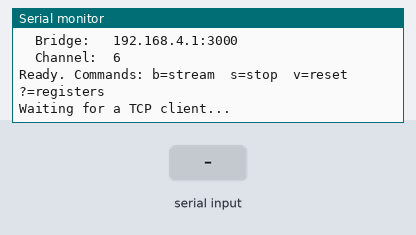
The sketch below on a simulated Seeed XIAO ESP32-C3. On the bench: the last lines printed to the serial monitor. The test bench sets the inputs (shaded band). WiFi joins after 1.5 s; servers stay silent unless stated.

Above: at 1.5 s.
1.6 s: "1" received over the second serial link
At 3.0 s:
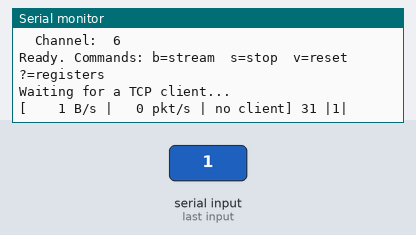
3.5 s: "0" received over the second serial link
At 4.6 s:
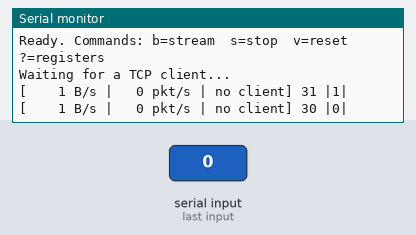

Measured:
- after the input at 1.6 s, the serial monitor: prints a new line after 0.40 s (image 1)
- after the input at 3.5 s, the serial monitor: prints a new line after 0.50 s (image 2)

The sketch:

CytonWiFiBridge.ino
```cpp
/* ===========================================================================
 * CytonWiFiBridge
 *
 * Seeed XIAO ESP32C3 acting as the wireless link for an OpenBCI Cyton whose
 * RFD22301 radio (BLE1) was never populated.
 *
 *      Cyton  <--UART 115200-->  XIAO ESP32C3  <--WiFi TCP-->  PC
 *
 * ---------------------------------------------------------------------------
 * WIRING - 3.3V both sides, no level shifting required
 * ---------------------------------------------------------------------------
 *   Cyton D11  (J4 pin 4)   ->  XIAO D1 / GPIO3     Cyton transmits
 *   Cyton D12  (J3 pin 2)   <-  XIAO D2 / GPIO4     Cyton receives
 *   Cyton AGND (J3 pin 4)   <-> XIAO GND            required
 *
 * A USB-TTL adapter may share D11 (its RX only) as an independent monitor.
 * Two receivers on one transmit line is fine. Never put two transmitters on
 * D12 - only the XIAO drives that pin.
 *
 * ---------------------------------------------------------------------------
 * WHY D11/D12 AND NOT THE "RFTX"/"RFRX" PADS
 * ---------------------------------------------------------------------------
 * The pads silkscreened RFTX / RFRX / RFRESET are a breakout for the RFduino
 * module's OWN serial port (module GPIO0/GPIO1), provided so you can flash the
 * radio. They never connect to the PIC32. With BLE1 unpopulated they are dead
 * traces, and a UART attached to them decodes ambient noise into ~225 junk
 * bytes/sec.
 *
 * The PIC's Serial0 reaches only BLE1 pins 3/4, which are unreachable module
 * pads. But firmware built with board.beginDebug() mirrors every outgoing byte
 * to Serial1 as well - including the streaming EEG data - and processes
 * incoming commands from Serial1. Serial1 is D11/D12, on the accessible J3/J4
 * headers. So the debug port is a fully bidirectional substitute.
 *
 * REQUIRES Cyton firmware built with board.beginDebug() (not board.begin()).
 *
 * ---------------------------------------------------------------------------
 * ARDUINO IDE SETTINGS
 * ---------------------------------------------------------------------------
 *   Board:            XIAO_ESP32C3
 *   USB CDC On Boot:  ENABLED        <-- required
 *
 * With CDC disabled, `Serial` falls back to UART0 on GPIO20/21 (silkscreen
 * D6/D7) and collides with anything else placed there. GPIO2, GPIO8 and GPIO9
 * are strapping pins and are avoided.
 *
 * Close the Serial Monitor before every upload - the ESP32C3's USB port is
 * generated by the chip itself and re-enumerates on reset, so a monitor
 * holding the old handle blocks the upload.
 *
 * ---------------------------------------------------------------------------
 * NETWORK MODES  (set USE_SOFTAP below)
 * ---------------------------------------------------------------------------
 * USE_SOFTAP 1 - ACCESS POINT (default, recommended for a portable rig)
 *   The XIAO creates its own WiFi network. Your laptop joins it directly, so
 *   there is no router in the path: same address every boot, strongest
 *   possible signal, lowest latency, and it works in a clinic or lab with no
 *   WiFi at all. Cost: the laptop has no internet while connected.
 *
 *     join SSID "CytonBridge" / pass "neurorehab", then connect to
 *     192.168.4.1:3000
 *
 * USE_SOFTAP 0 - STATION
 *   The XIAO joins an existing network and gets an address from DHCP (or a
 *   fixed one via USE_STATIC_IP). Convenient at a desk, but signal strength
 *   is whatever the room gives you - below about -80 dBm this link starts
 *   losing samples, and at 8250 B/s that shows up as gaps in the EEG.
 *
 * ---------------------------------------------------------------------------
 * COMMANDS  (type into Serial Monitor, or send over the TCP socket)
 * ---------------------------------------------------------------------------
 *   b  start streaming EEG        s  stop streaming
 *   v  soft reset (re-sends the boot banner)
 *   ?  dump register settings
 *
 * Test signals - useful before you own electrodes. With open inputs every
 * channel rails at 0x800000; these drive known waveforms through the ADS1299
 * so you can prove the analog front end works:
 *   0  connect all channels to ground (measures noise floor)
 *   -  1x amplitude square wave, slow      =  1x fast
 *   [  2x amplitude square wave, slow      ]  2x fast
 *   p  connect to DC
 *
 * Healthy stream: 33 bytes x 250 Hz = ~8250 B/s and ~250 packets/sec.
 * =========================================================================== */

#include <WiFi.h>

// ---------------------------------------------------------------- settings --

// 1 = ACCESS POINT. The XIAO creates its own network and your laptop joins it
//     directly. No router involved: fixed address every time, best signal,
//     works anywhere. Your laptop loses internet while connected.
// 0 = STATION. The XIAO joins your existing WiFi.
#define USE_SOFTAP 1

// -- access point mode (USE_SOFTAP 1) --
const char *AP_SSID    = "CytonBridge";
const char *AP_PASS    = "neurorehab";     // must be >= 8 chars for WPA2
const uint8_t AP_CHAN  = 6;                // 1, 6 or 11 are non-overlapping
// The bridge is always at 192.168.4.1 in this mode.

// -- station mode (USE_SOFTAP 0) --
const char *WIFI_SSID  = "Abhijith-2.4";
const char *WIFI_PASS  = "YOUR_WIFI_PASSWORD";

// Optional fixed address in station mode, so the bridge lands on the same IP
// every boot. Pick something above your router's DHCP pool.
// #define USE_STATIC_IP
#ifdef USE_STATIC_IP
static IPAddress STATIC_IP (192, 168, 1, 200);
static IPAddress GATEWAY   (192, 168, 1, 1);
static IPAddress SUBNET    (255, 255, 255, 0);
static IPAddress DNS_SRV   (192, 168, 1, 1);
#endif

const uint16_t TCP_PORT = 3000;

#define CYTON_RX_PIN 3        // XIAO D1 <- Cyton D11
#define CYTON_TX_PIN 4        // XIAO D2 -> Cyton D12
#define CYTON_BAUD   115200

#define SHOW_PREVIEW 1        // 1 = print a hex/ASCII sample each second
// -----------------------------------------------------------------------------

WiFiServer server(TCP_PORT);
WiFiClient client;

static uint8_t  buf[1024];
static uint32_t rxBytes  = 0;      // bytes this second
static uint32_t lastTick = 0;

// OpenBCI packet framing, confirmed against library v3.1.5:
//   writeSerial(OPENBCI_BOP)                 -> 0x41 ('A'), NOT the 0xA0 the
//                                               older OpenBCI docs describe
//   sample counter                           -> 1 byte
//   8 channels x 3 bytes                     -> 24 bytes
//   aux                                      -> 6 bytes
//   writeSerial(PCKT_END | packetType)       -> 0xC0..0xCF
//                                            = 33 bytes total
// Tracking this turns "some bytes arrived" into a real integrity measure.
#define OPENBCI_START_BYTE 0x41

static int      pktPos  = -1;      // -1 = hunting for the start byte
static uint32_t pktGood = 0;
static uint32_t pktBad  = 0;

#if SHOW_PREVIEW
static uint8_t preview[24];
static int     previewLen = 0;
#endif

// -----------------------------------------------------------------------------

static void trackPacket(uint8_t b) {
  if (pktPos < 0) {
    if (b == OPENBCI_START_BYTE) pktPos = 0;   // possible start of packet
  } else {
    pktPos++;
    if (pktPos == 32) {                  // 33rd byte is the stop byte
      if ((b & 0xF0) == 0xC0) pktGood++; else pktBad++;
      pktPos = -1;
    }
  }
}

static void startNetwork() {
#if USE_SOFTAP
  WiFi.mode(WIFI_AP);
  WiFi.setSleep(false);                  // keep latency low for realtime use

  if (!WiFi.softAP(AP_SSID, AP_PASS, AP_CHAN)) {
    Serial.println("ERROR: could not start access point");
    return;
  }
  Serial.println("Access point up. On your laptop, join:");
  Serial.printf ("  SSID:     %s\n", AP_SSID);
  Serial.printf ("  Password: %s\n", AP_PASS);
  Serial.print  ("  Bridge:   ");
  Serial.print  (WiFi.softAPIP());       // always 192.168.4.1
  Serial.printf (":%u\n", TCP_PORT);
  Serial.printf ("  Channel:  %u\n", AP_CHAN);
#else
#ifdef USE_STATIC_IP
  if (!WiFi.config(STATIC_IP, GATEWAY, SUBNET, DNS_SRV)) {
    Serial.println("WARNING: static IP config failed, falling back to DHCP");
  }
#endif
  WiFi.mode(WIFI_STA);
  WiFi.setSleep(false);
  WiFi.begin(WIFI_SSID, WIFI_PASS);

  Serial.printf("Joining \"%s\"", WIFI_SSID);
  while (WiFi.status() != WL_CONNECTED) {
    delay(250);
    Serial.print(".");
  }
  Serial.println();
  Serial.print  ("  IP:   ");
  Serial.print  (WiFi.localIP());
  Serial.printf (":%u\n", TCP_PORT);
  Serial.printf ("  RSSI: %d dBm   (weaker than -80 will drop samples)\n",
                 WiFi.RSSI());
#endif
}

static void printReport() {
  Serial.printf("[%5lu B/s | %3lu pkt/s", (unsigned long)rxBytes,
                (unsigned long)pktGood);
  if (pktBad) Serial.printf(" | %lu BAD", (unsigned long)pktBad);
  Serial.print(client && client.connected() ? " | client] " : " | no client] ");

#if SHOW_PREVIEW
  for (int i = 0; i < previewLen; i++) Serial.printf("%02X ", preview[i]);
  Serial.print("|");
  for (int i = 0; i < previewLen; i++) {
    char c = (char)preview[i];
    Serial.print((c >= 32 && c < 127) ? c : '.');
  }
  Serial.print("|");
#endif
  Serial.println();
}

// -----------------------------------------------------------------------------

void setup() {
  Serial.begin(115200);                  // USB CDC console
  delay(300);

  // Enlarge the UART receive buffer BEFORE begin(). The 256-byte default is
  // only ~31 ms of headroom at 8250 B/s.
  Serial1.setRxBufferSize(4096);
  Serial1.begin(CYTON_BAUD, SERIAL_8N1, CYTON_RX_PIN, CYTON_TX_PIN);

  Serial.println("\n=== CytonWiFiBridge ===");
  Serial.printf("UART  RX=GPIO%d (<-Cyton D11)  TX=GPIO%d (->Cyton D12)  @%d\n",
                CYTON_RX_PIN, CYTON_TX_PIN, CYTON_BAUD);

  startNetwork();

  server.begin();
  server.setNoDelay(true);               // no Nagle buffering on a realtime link

  Serial.println("Ready. Commands: b=stream  s=stop  v=reset  ?=registers");
  Serial.println("Waiting for a TCP client...");
}

void loop() {
  // -- accept a client, notice when one leaves --------------------------------
  if (!client || !client.connected()) {
    if (client) {
      client.stop();
      Serial.println("Client disconnected.");
    }
    WiFiClient incoming = server.available();
    if (incoming) {
      client = incoming;
      client.setNoDelay(true);
      Serial.print("Client connected: ");
      Serial.println(client.remoteIP());
    }
  }

  // -- Cyton -> network -------------------------------------------------------
  int avail = Serial1.available();
  if (avail > 0) {
    if (avail > (int)sizeof(buf)) avail = sizeof(buf);
    int got = Serial1.readBytes(buf, avail);
    rxBytes += got;

    for (int i = 0; i < got; i++) {
      trackPacket(buf[i]);
#if SHOW_PREVIEW
      if (previewLen < (int)sizeof(preview)) preview[previewLen++] = buf[i];
#endif
    }

    if (client && client.connected()) client.write(buf, got);
  }

  // -- network -> Cyton -------------------------------------------------------
  if (client && client.connected()) {
    while (client.available()) Serial1.write((uint8_t)client.read());
  }

  // -- USB console -> Cyton (type commands by hand) ---------------------------
  while (Serial.available()) Serial1.write((uint8_t)Serial.read());

  // -- once-per-second status -------------------------------------------------
  uint32_t now = millis();
  if (now - lastTick >= 1000) {
    if (rxBytes > 0) printReport();
    rxBytes = 0;
    pktGood = 0;
    pktBad  = 0;
#if SHOW_PREVIEW
    previewLen = 0;
#endif
    lastTick = now;
  }
}
```
